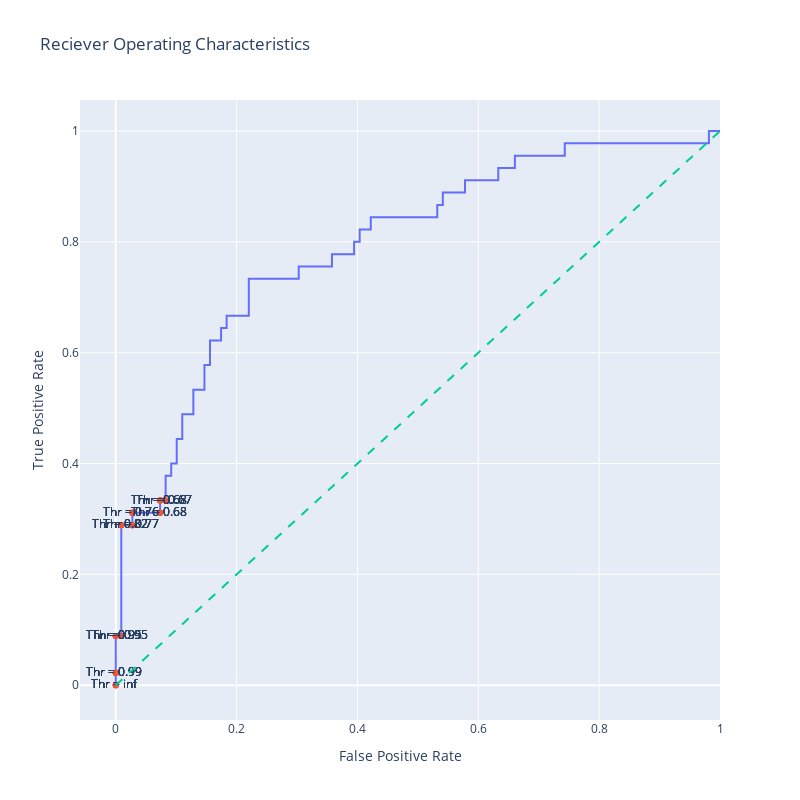

Notebook code cell kept with this figure:
### Code cell
import plotly.graph_objects as go
import numpy as np

#generate a trace for roc curve
trace0 = go.Scatter(x=fpr,y=tpr,mode = 'lines',name = 'ROC curve')

#only label nth point to avoid cluttering
n = 10
indices = np.arange(len(thresholds))%n

trace1 = go.Scatter(x =fpr[indices] ,y = tpr[indices] , mode = 'markers+text',text = [f"Thr = {thr:.2f} " for thr in thresholds[indices]])

trace2 = go.Scatter(x = [0,1], y =[0,1],mode = 'lines', name = 'Random (Area = 0.5)', line = dict(dash = 'dash'))

data = [trace0,trace1, trace2]

#Define layout with square aspect ratio
layout = go.Layout(title = 'Reciever Operating Characteristics',
                   xaxis = dict(title = 'False Positive Rate'),
                   yaxis = dict(title = 'True Positive Rate'),autosize = False,width = 800, height = 800,showlegend = False)

fig = go.Figure(data = data, layout = layout)
fig.show()

### Figure 1 — Plotly figure (JSON) as saved in the notebook; plotly's stock layout.template omitted (floating-point values rounded to 4 significant figures)
{"data": [{"mode": "lines", "name": "ROC curve", "type": "scatter", "x": [0, 0, 0, 0.009174, 0.009174, 0.02752, 0.02752, 0.07339, 0.07339, 0.08257, 0.08257, 0.09174, 0.09174, 0.1009, 0.1009, 0.1101, 0.1101, 0.1284, 0.1284, 0.1468, 0.1468, 0.156, 0.156, 0.1743, 0.1743, 0.1835, 0.1835, 0.2202, 0.2202, 0.3028, 0.3028, 0.3578, 0.3578, 0.3945, 0.3945, 0.4037, 0.4037, 0.422, 0.422, 0.5321, 0.5321, 0.5413, 0.5413, 0.578, 0.578, 0.633, 0.633, 0.6606, 0.6606, 0.7431, 0.7431, 0.9817, 0.9817, 1], "y": [0, 0.02222, 0.08889, 0.08889, 0.2889, 0.2889, 0.3111, 0.3111, 0.3333, 0.3333, 0.3778, 0.3778, 0.4, 0.4, 0.4444, 0.4444, 0.4889, 0.4889, 0.5333, 0.5333, 0.5778, 0.5778, 0.6222, 0.6222, 0.6444, 0.6444, 0.6667, 0.6667, 0.7333, 0.7333, 0.7556, 0.7556, 0.7778, 0.7778, 0.8, 0.8, 0.8222, 0.8222, 0.8444, 0.8444, 0.8667, 0.8667, 0.8889, 0.8889, 0.9111, 0.9111, 0.9333, 0.9333, 0.9556, 0.9556, 0.9778, 0.9778, 1, 1]}, {"mode": "markers+text", "text": ["Thr = inf ", "Thr = 0.99 ", "Thr = 0.95 ", "Thr = 0.95 ", "Thr = 0.82 ", "Thr = 0.77 ", "Thr = 0.76 ", "Thr = 0.68 ", "Thr = 0.68 ", "Thr = 0.67 ", "Thr = inf ", "Thr = 0.99 ", "Thr = 0.95 ", "Thr = 0.95 ", "Thr = 0.82 ", "Thr = 0.77 ", "Thr = 0.76 ", "Thr = 0.68 ", "Thr = 0.68 ", "Thr = 0.67 ", "Thr = inf ", "Thr = 0.99 ", "Thr = 0.95 ", "Thr = 0.95 ", "Thr = 0.82 ", "Thr = 0.77 ", "Thr = 0.76 ", "Thr = 0.68 ", "Thr = 0.68 ", "Thr = 0.67 ", "Thr = inf ", "Thr = 0.99 ", "Thr = 0.95 ", "Thr = 0.95 ", "Thr = 0.82 ", "Thr = 0.77 ", "Thr = 0.76 ", "Thr = 0.68 ", "Thr = 0.68 ", "Thr = 0.67 ", "Thr = inf ", "Thr = 0.99 ", "Thr = 0.95 ", "Thr = 0.95 ", "Thr = 0.82 ", "Thr = 0.77 ", "Thr = 0.76 ", "Thr = 0.68 ", "Thr = 0.68 ", "Thr = 0.67 ", "Thr = inf ", "Thr = 0.99 ", "Thr = 0.95 ", "Thr = 0.95 "], "type": "scatter", "x": [0, 0, 0, 0.009174, 0.009174, 0.02752, 0.02752, 0.07339, 0.07339, 0.08257, 0, 0, 0, 0.009174, 0.009174, 0.02752, 0.02752, 0.07339, 0.07339, 0.08257, 0, 0, 0, 0.009174, 0.009174, 0.02752, 0.02752, 0.07339, 0.07339, 0.08257, 0, 0, 0, 0.009174, 0.009174, 0.02752, 0.02752, 0.07339, 0.07339, 0.08257, 0, 0, 0, 0.009174, 0.009174, 0.02752, 0.02752, 0.07339, 0.07339, 0.08257, 0, 0, 0, 0.009174], "y": [0, 0.02222, 0.08889, 0.08889, 0.2889, 0.2889, 0.3111, 0.3111, 0.3333, 0.3333, 0, 0.02222, 0.08889, 0.08889, 0.2889, 0.2889, 0.3111, 0.3111, 0.3333, 0.3333, 0, 0.02222, 0.08889, 0.08889, 0.2889, 0.2889, 0.3111, 0.3111, 0.3333, 0.3333, 0, 0.02222, 0.08889, 0.08889, 0.2889, 0.2889, 0.3111, 0.3111, 0.3333, 0.3333, 0, 0.02222, 0.08889, 0.08889, 0.2889, 0.2889, 0.3111, 0.3111, 0.3333, 0.3333, 0, 0.02222, 0.08889, 0.08889]}, {"line": {"dash": "dash"}, "mode": "lines", "name": "Random (Area = 0.5)", "type": "scatter", "x": [0, 1], "y": [0, 1]}], "layout": {"autosize": false, "height": 800, "showlegend": false, "title": {"text": "Reciever Operating Characteristics"}, "width": 800, "xaxis": {"autorange": true, "range": [-0.05916, 1], "title": {"text": "False Positive Rate"}, "type": "linear"}, "yaxis": {"autorange": true, "range": [-0.0627, 1.056], "title": {"text": "True Positive Rate"}, "type": "linear"}}}
